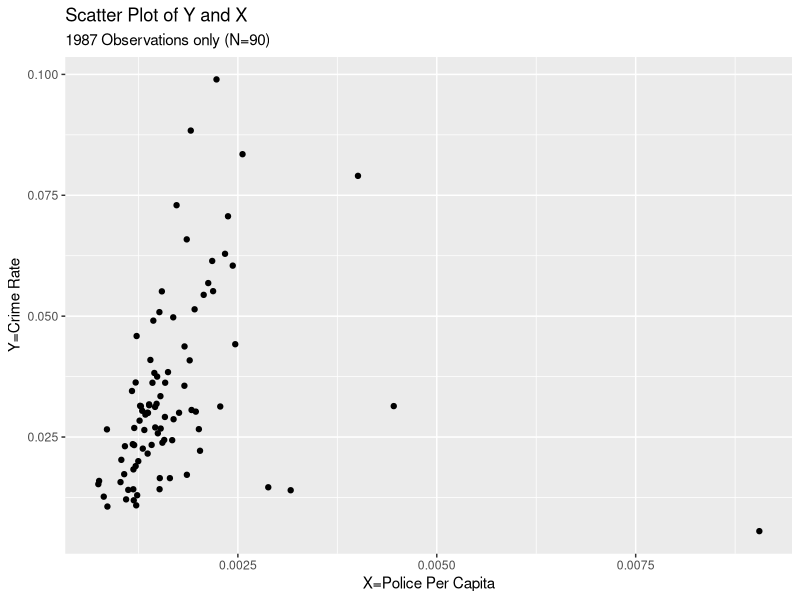
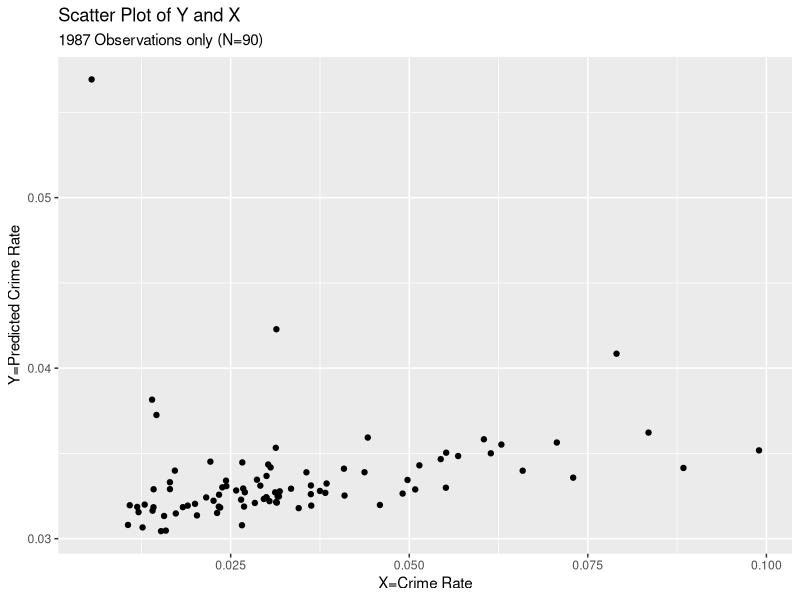
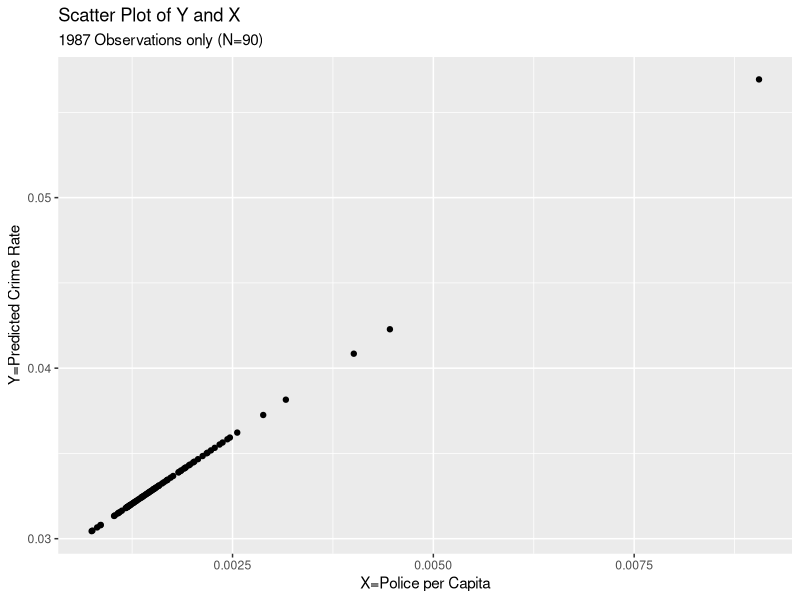
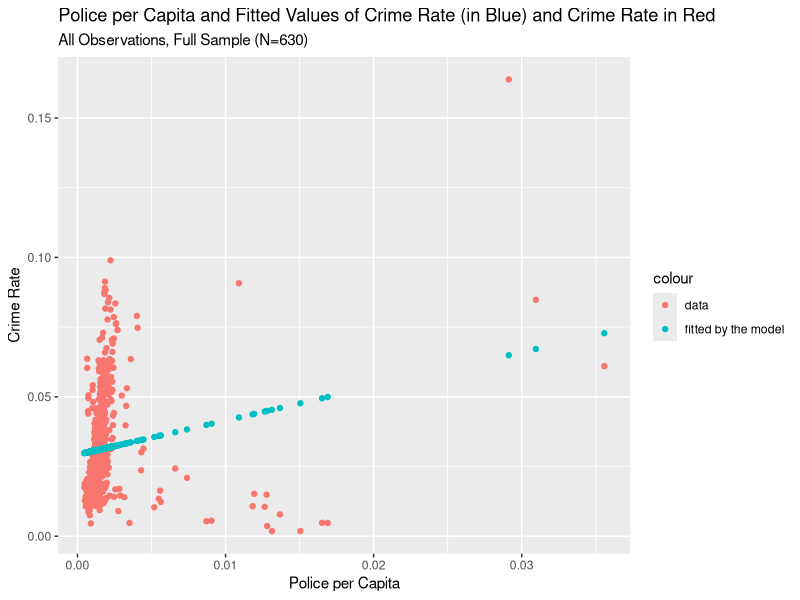

Generate these figures, in order, with R:
#call needed package(s)
library(tidyverse)

#set your working directory first
#go to the file you want to open in the files tab in 
#the bottom right column, hit the wheel, more
#then select <<Set as working directory>>
#and the R with run the line below by itself

#If you know the path for your working directory write it as below 
#and comment my directory path out of setwd("")
setwd("~/ENVECON-118-SP24/4_Lecture/Lecture_5")

my_data<-read.csv("Lecture5.csv")

#see the top of the data
head(my_data)

#keep only year 1987 in the dataframe to use and 
#call it my_data2
my_data2<-filter(my_data,year==87)


scatter_Lect4<-ggplot(my_data2,aes(x=polpc,y=crmrte))+geom_point()
#add labels and titles to scatter_Lect4
scatter_Lect4<-scatter_Lect4+labs(x="X=Police Per Capita", y= "Y=Crime Rate",
                                  title="Scatter Plot of Y and X",
                                  subtitle="1987 Observations only (N=90)")

#show me the plot in the image window bottom right
scatter_Lect4


#regression from Lecture4
regLecture4<-lm(crmrte~polpc,my_data2)
#show output
summary(regLecture4)


#generate predicted crime rate using beta0_hat and beta1_hat
#estimated in the regression above. lm command creates several
#outputs that are associated with regLecture4
#one of them is regLecture4$fitted.values
#another is regLecture4$residuals
#and more, but for now lets focus on the fitted values

#add predicted values as an additional column
#to the data frame obsect my_data2
#we do this by mutating the data

my_data2<-mutate(my_data2,crmrte_hat=regLecture4$fitted.values)


#look what happens to my_data2 in the top right window
#It is now a datafreame of 90 obs/rows and 5 variables/columns 
#instead of the previous 4 columns/variables


#now we can plot predicted crimerate  from the nodel <<crmrte_hat>>
#and actual crime rate from the data <<crmrte>> and
#visually see if they are equal, which would mean they would 
#depict a 45 degree line starting at the origin, when the X axis
#values (crmrte) equal the y axis values (crmrte_hat)

#remember <<hat>> is a prediction from the model

#the scatter plot of crmrte and crmrte_hat
scatter_Lect5<-ggplot(my_data2,aes(x=crmrte,y=crmrte_hat))+geom_point()
#add labels and titles to scatter_Lect5
scatter_Lect5<-scatter_Lect5+labs(x="X=Crime Rate", y= "Y=Predicted Crime Rate",
                                  title="Scatter Plot of Y and X",
                                  subtitle="1987 Observations only (N=90)")

#show me the plot in the image window bottom right
scatter_Lect5



#the scatter plot of police per capita and crmrte_hat
scatter_Lect52<-ggplot(my_data2,aes(x=polpc,y=crmrte_hat))+geom_point()
#add labels and titles to scatter_Lect52
scatter_Lect52<-scatter_Lect52+labs(x="X=Police per Capita", y= "Y=Predicted Crime Rate",
                                    title="Scatter Plot of Y and X",
                                    subtitle="1987 Observations only (N=90)")

#show me the plot in the image window bottom right
scatter_Lect52



##now run a regression using all the data, that is my_data
#with N=630 observations, not just year 87 but all years
regLectureN630<-lm(crmrte~polpc,my_data)
#show results
summary(regLectureN630)

#compare the estimated intercept and slope for N=90
#with the ones for N=630


#they are different!



#also what happend to the standard errors of the estimates
#for the intercept beta0hat and the slope beta1hat
#from N=90 to N=630?

#the std errors dropped a lot from N=90 to when we use N=630
#increasing sample size helped make the estimated beta_hats
#more precisely estimated, with smaller stad errors


#last thing we will do in R studio in datahub
#generate fitted values and combine the fitted values 
#with the actual
#data in the same plot



#generate fitted values and add to my_data as additional column variable
#recall we call a column in a a dataframe with a $ sign and then say the column name

my_data<-mutate(my_data,crmrte_hat=regLectureN630$fitted.values)


#the scatter plot of police per capita and crmrte_hat
scatter_data_fittedVals<-ggplot(data=my_data)+
  geom_point(aes(x=polpc,y=crmrte,color="data"))+
  geom_point(aes(x=polpc,y=crmrte_hat,color="fitted by the model"))+
  labs(x="Police per Capita", y= "Crime Rate",
       title="Police per Capita and Fitted Values of Crime Rate (in Blue) and Crime Rate in Red",
       subtitle="All Observations, Full Sample (N=630)")

#show me the plot in the image window bottom right
scatter_data_fittedVals


